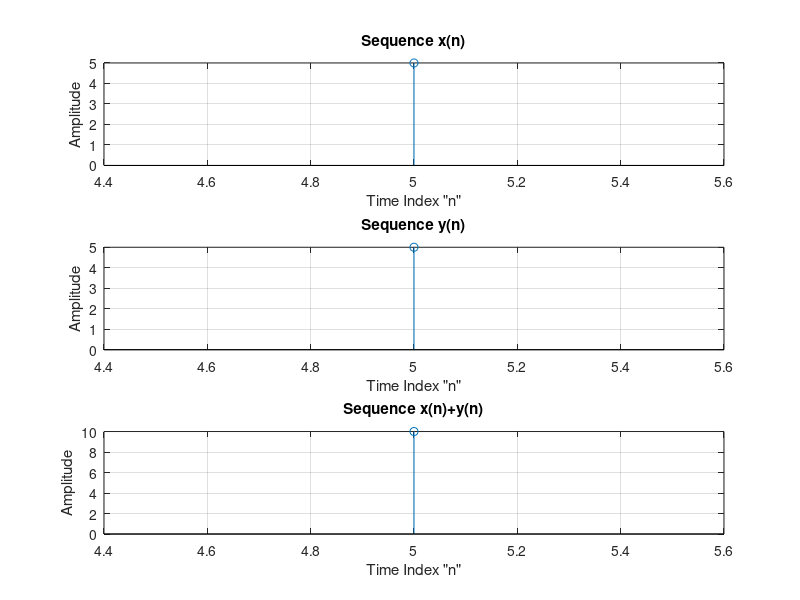

The MATLAB source for this figure:
% Addition of two sequences
loop=1;
while (loop==1)
clc;
x=input('Enter the elements of the sequence x(n)= ');
nx=input('Enter the Time Index of First Element of x(n)= ');
y=input('Enter the elements of the sequence y(n)= ');
ny=input('Enter the Time Index of First Element of y(n)= ');

if nx<0 & ny <0
   dif=abs(nx-ny);
   if abs(nx)<abs(ny)
      x=[zeros(1,dif) x];
   elseif abs(ny)<abs(nx)
      y=[zeros(1,dif) y];
   end
end
if (nx<0) & (ny>=0)
   y=[zeros(1,abs(nx)+ny) y];
end
if nx>=0 & ny<0
   x=[zeros(1,abs(ny)+nx) x];
end
if nx>=0 & ny>=0
   dif=abs(nx-ny);
   if nx<=ny
      y=[zeros(1,dif) y];
   elseif ny<=nx
      x=[zeros(1,dif) x];
   end
end
lx=length(x);
ly=length(y);
dif1=abs(lx-ly);
if lx<ly
   x=[x zeros(1,dif1)];
elseif ly<lx
   y=[y zeros(1,dif1)];
end

m1=min(min(nx),min(ny));
m2=0:length(x)-1;
m3=m2+m1;
m4=max(m3);
m=m3:m4;
x
y
z=x+y
pause
subplot(311)
stem(m,x)
title('Sequence x(n)')
xlabel('Time Index "n"')
ylabel('Amplitude')
grid
subplot(312)
stem(m,y)
title('Sequence y(n)')
xlabel('Time Index "n"')
ylabel('Amplitude')
grid
subplot(313)
stem(m,z)
title('Sequence x(n)+y(n)')
xlabel('Time Index "n"')
ylabel('Amplitude')
grid
disp('Press a key to Continue...');
pause
disp('  ');
   choice=input('DO YOU WANT TO CONTINUE TO ADD SEQUENCES?(Y/N)= ','s');
   switch upper(choice)
   case 'Y',
      loop=1;
   otherwise
      loop=0;
   end
end


